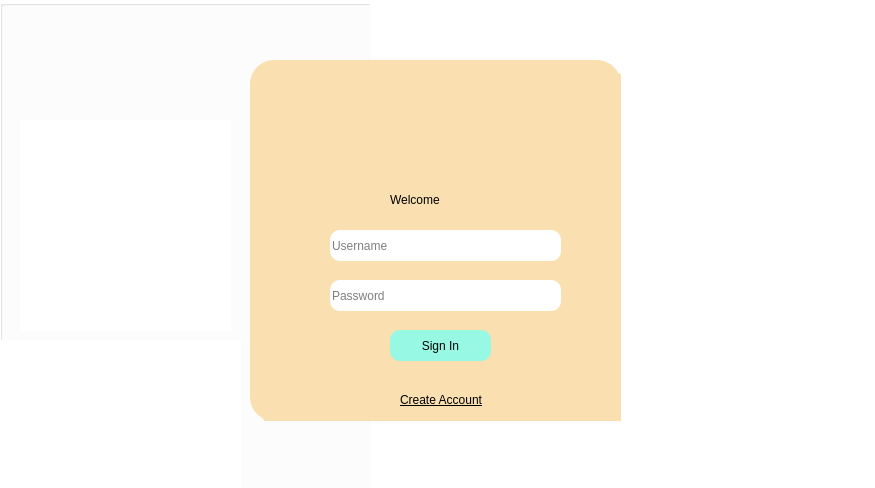
<?xml version="1.0" encoding="UTF-8"?>
<ui version="4.0">
 <class>login</class>
 <widget class="QDialog" name="login">
  <property name="geometry">
   <rect>
    <x>0</x>
    <y>0</y>
    <width>875</width>
    <height>488</height>
   </rect>
  </property>
  <property name="windowTitle">
   <string>Dialog</string>
  </property>
  <widget class="QGroupBox" name="groupBox">
   <property name="geometry">
    <rect>
     <x>0</x>
     <y>0</y>
     <width>881</width>
     <height>491</height>
    </rect>
   </property>
   <property name="styleSheet">
    <string notr="true">background-color: rgb(255, 255, 255);</string>
   </property>
   <property name="title">
    <string/>
   </property>
   <widget class="QLabel" name="label">
    <property name="geometry">
     <rect>
      <x>0</x>
      <y>340</y>
      <width>241</width>
      <height>151</height>
     </rect>
    </property>
    <property name="text">
     <string/>
    </property>
    <property name="pixmap">
     <pixmap>../qt/1x/Fichier 7.png</pixmap>
    </property>
    <property name="scaledContents">
     <bool>true</bool>
    </property>
   </widget>
   <widget class="QLabel" name="label_2">
    <property name="geometry">
     <rect>
      <x>370</x>
      <y>0</y>
      <width>511</width>
      <height>491</height>
     </rect>
    </property>
    <property name="text">
     <string/>
    </property>
    <property name="pixmap">
     <pixmap>../qt/1x/Fichier 5.png</pixmap>
    </property>
    <property name="scaledContents">
     <bool>true</bool>
    </property>
   </widget>
   <widget class="QGroupBox" name="groupBox_2">
    <property name="geometry">
     <rect>
      <x>250</x>
      <y>60</y>
      <width>371</width>
      <height>361</height>
     </rect>
    </property>
    <property name="styleSheet">
     <string notr="true">background-color: rgb(250, 224, 176);
border-radius:24px;</string>
    </property>
    <property name="title">
     <string/>
    </property>
    <widget class="QLabel" name="label_3">
     <property name="geometry">
      <rect>
       <x>130</x>
       <y>120</y>
       <width>111</width>
       <height>20</height>
      </rect>
     </property>
     <property name="styleSheet">
      <string notr="true">font: 75 20pt &quot;Book Antiqua&quot;;</string>
     </property>
     <property name="text">
      <string>Welcome</string>
     </property>
    </widget>
    <widget class="QLineEdit" name="lineEdit">
     <property name="geometry">
      <rect>
       <x>70</x>
       <y>160</y>
       <width>231</width>
       <height>31</height>
      </rect>
     </property>
     <property name="styleSheet">
      <string notr="true">QLineEdit{
background-color: rgb(255, 255, 255);
border-radius:10px;
}
QLineEdit:hover{
	
	background-color: rgb(250, 241, 221);
}
</string>
     </property>
     <property name="text">
      <string/>
     </property>
     <property name="placeholderText">
      <string>Username</string>
     </property>
    </widget>
    <widget class="QLineEdit" name="lineEdit_2">
     <property name="geometry">
      <rect>
       <x>70</x>
       <y>210</y>
       <width>231</width>
       <height>31</height>
      </rect>
     </property>
     <property name="styleSheet">
      <string notr="true">QLineEdit{
background-color: rgb(255, 255, 255);
border-radius:10px;
}
QLineEdit:hover{
	background-color: rgb(250, 241, 221);
}
</string>
     </property>
     <property name="text">
      <string/>
     </property>
     <property name="placeholderText">
      <string>Password</string>
     </property>
    </widget>
    <widget class="QLabel" name="label_5">
     <property name="geometry">
      <rect>
       <x>140</x>
       <y>320</y>
       <width>91</width>
       <height>20</height>
      </rect>
     </property>
     <property name="styleSheet">
      <string notr="true">font: 75 10pt &quot;Book Antiqua&quot;;
text-decoration: underline;</string>
     </property>
     <property name="text">
      <string>Create Account</string>
     </property>
    </widget>
    <widget class="QPushButton" name="pushButton">
     <property name="geometry">
      <rect>
       <x>130</x>
       <y>260</y>
       <width>101</width>
       <height>31</height>
      </rect>
     </property>
     <property name="styleSheet">
      <string notr="true">QPushButton{
background-color: rgb(151, 249, 227);
border-radius:10px;
font: 75 11pt &quot;Book Antiqua&quot;;
}
QPushButton:hover{
background-color: rgb(217, 249, 242);

}</string>
     </property>
     <property name="text">
      <string>Sign In</string>
     </property>
    </widget>
    <widget class="QLabel" name="label_4">
     <property name="geometry">
      <rect>
       <x>130</x>
       <y>10</y>
       <width>111</width>
       <height>101</height>
      </rect>
     </property>
     <property name="styleSheet">
      <string notr="true">background-color: rgb(250, 224, 176);</string>
     </property>
     <property name="text">
      <string/>
     </property>
     <property name="pixmap">
      <pixmap>../../Downloads/311049087_853191362701555_96167479992419810_n.png</pixmap>
     </property>
     <property name="scaledContents">
      <bool>true</bool>
     </property>
    </widget>
    <widget class="QGroupBox" name="groupBox_3">
     <property name="geometry">
      <rect>
       <x>10</x>
       <y>10</y>
       <width>371</width>
       <height>361</height>
      </rect>
     </property>
     <property name="styleSheet">
      <string notr="true">background-color: rgb(250, 224, 176);
border-radius:24px;</string>
     </property>
     <property name="title">
      <string/>
     </property>
     <widget class="QLabel" name="label_6">
      <property name="geometry">
       <rect>
        <x>130</x>
        <y>120</y>
        <width>111</width>
        <height>20</height>
       </rect>
      </property>
      <property name="styleSheet">
       <string notr="true">font: 75 20pt &quot;Book Antiqua&quot;;</string>
      </property>
      <property name="text">
       <string>Welcome</string>
      </property>
     </widget>
     <widget class="QLineEdit" name="lineEdit_3">
      <property name="geometry">
       <rect>
        <x>70</x>
        <y>160</y>
        <width>231</width>
        <height>31</height>
       </rect>
      </property>
      <property name="styleSheet">
       <string notr="true">QLineEdit{
background-color: rgb(255, 255, 255);
border-radius:10px;
}
QLineEdit:hover{
	
	background-color: rgb(250, 241, 221);
}
</string>
      </property>
      <property name="text">
       <string/>
      </property>
      <property name="placeholderText">
       <string>Username</string>
      </property>
     </widget>
     <widget class="QLineEdit" name="lineEdit_4">
      <property name="geometry">
       <rect>
        <x>70</x>
        <y>210</y>
        <width>231</width>
        <height>31</height>
       </rect>
      </property>
      <property name="styleSheet">
       <string notr="true">QLineEdit{
background-color: rgb(255, 255, 255);
border-radius:10px;
}
QLineEdit:hover{
	background-color: rgb(250, 241, 221);
}
</string>
      </property>
      <property name="text">
       <string/>
      </property>
      <property name="placeholderText">
       <string>Password</string>
      </property>
     </widget>
     <widget class="QLabel" name="label_8">
      <property name="geometry">
       <rect>
        <x>140</x>
        <y>320</y>
        <width>91</width>
        <height>20</height>
       </rect>
      </property>
      <property name="styleSheet">
       <string notr="true">font: 75 10pt &quot;Book Antiqua&quot;;
text-decoration: underline;</string>
      </property>
      <property name="text">
       <string>Create Account</string>
      </property>
     </widget>
     <widget class="QPushButton" name="pushButton_2">
      <property name="geometry">
       <rect>
        <x>130</x>
        <y>260</y>
        <width>101</width>
        <height>31</height>
       </rect>
      </property>
      <property name="styleSheet">
       <string notr="true">QPushButton{
background-color: rgb(151, 249, 227);
border-radius:10px;
font: 75 11pt &quot;Book Antiqua&quot;;
}
QPushButton:hover{
background-color: rgb(217, 249, 242);

}</string>
      </property>
      <property name="text">
       <string>Sign In</string>
      </property>
     </widget>
     <widget class="QLabel" name="label_9">
      <property name="geometry">
       <rect>
        <x>130</x>
        <y>10</y>
        <width>111</width>
        <height>101</height>
       </rect>
      </property>
      <property name="styleSheet">
       <string notr="true">background-color: rgb(250, 224, 176);</string>
      </property>
      <property name="text">
       <string/>
      </property>
      <property name="pixmap">
       <pixmap>../../Downloads/311049087_853191362701555_96167479992419810_n.png</pixmap>
      </property>
      <property name="scaledContents">
       <bool>true</bool>
      </property>
     </widget>
    </widget>
   </widget>
   <widget class="QLabel" name="label_7">
    <property name="geometry">
     <rect>
      <x>20</x>
      <y>120</y>
      <width>211</width>
      <height>211</height>
     </rect>
    </property>
    <property name="text">
     <string/>
    </property>
    <property name="pixmap">
     <pixmap>../../Downloads/2853458-removebg-preview.png</pixmap>
    </property>
    <property name="scaledContents">
     <bool>true</bool>
    </property>
   </widget>
  </widget>
 </widget>
 <resources/>
 <connections/>
</ui>
